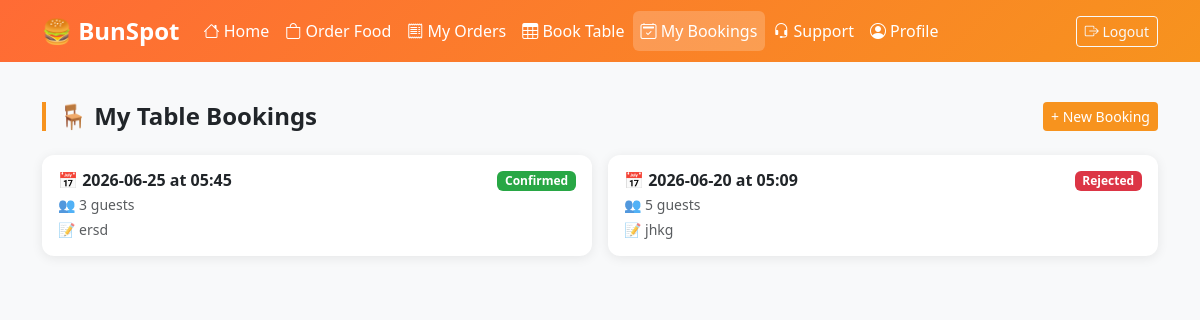
The app's page /my-bookings (signed in) with its own data.
### tables this page shows
CREATE TABLE bookings (
    id INTEGER PRIMARY KEY AUTOINCREMENT,
    user_id INTEGER,
    booking_date TEXT,
    booking_time TEXT,
    guests INTEGER,
    note TEXT,
    status TEXT DEFAULT 'pending',
    created_at TIMESTAMP DEFAULT CURRENT_TIMESTAMP
);

### app.py (the view)
@app.route('/my-bookings')
def my_bookings():
    if not session.get('customer_id'):
        return redirect(url_for('login'))
    db = get_db()
    bookings = db.execute('SELECT * FROM bookings WHERE user_id=? ORDER BY booking_date DESC', (session['customer_id'],)).fetchall()
    db.close()
    return render_template('my_bookings.html', bookings=bookings, page_role='customer')

### app.py (called while the page is built)
def get_db():
    conn = sqlite3.connect(DB_PATH)
    conn.row_factory = sqlite3.Row
    return conn

### templates/my_bookings.html (shortened to what this page needs)
{% extends 'base.html' %}
{% block content %}
<div class="container py-4">
  <div class="d-flex justify-content-between align-items-center mb-4">
    <h4 class="section-title mb-0">🪑 My Table Bookings</h4>
    <a href="{{ url_for('table_booking') }}" class="btn btn-orange btn-sm">+ New Booking</a>
  </div>
  {% if bookings %}
  <div class="row g-3">
    {% for b in bookings %}
    <div class="col-md-6">
      <div class="card p-3">
        <div class="d-flex justify-content-between align-items-start">
          <div>
            <h6 class="fw-bold mb-1">📅 {{ b['booking_date'] }} at {{ b['booking_time'] }}</h6>
            <p class="mb-1 text-muted small">👥 {{ b['guests'] }} guests</p>
            {% if b['note'] %}<p class="mb-0 text-muted small">📝 {{ b['note'] }}</p>{% endif %}
          </div>
          <span class="badge badge-{{ b['status'] }}">{{ b['status']|title }}</span>
        </div>
      </div>
    </div>
    {% endfor %}
  </div>
  {% else %}
  <div class="text-center py-5 text-muted">
    <div class="fs-1">🪑</div>
    <p class="mt-2">No bookings yet. <a href="{{ url_for('table_booking') }}" class="text-warning">Book a table!</a></p>
  </div>
  {% endif %}
</div>
{% endblock %}

### templates/base.html (style rules this page uses)
body { background: #f8f9fa; font-family: 'Segoe UI', sans-serif; }
.card { border: none; border-radius: 12px; box-shadow: 0 2px 12px rgba(0,0,0,0.08); }
.badge-confirmed { background: #28a745; color: #fff; }
.badge-rejected { background: #dc3545; color: #fff; }
.section-title { border-left: 4px solid #f7931e; padding-left: 12px; font-weight: 700; margin-bottom: 20px; }
.btn-orange { background: #f7931e; color: #fff; border: none; }

### records on screen
bookings: booking_date "2026-06-25", booking_time "05:45", guests "3", note "ersd", status "Confirmed"
bookings: booking_date "2026-06-20", booking_time "05:09", guests "5", note "jhkg", status "Rejected"
